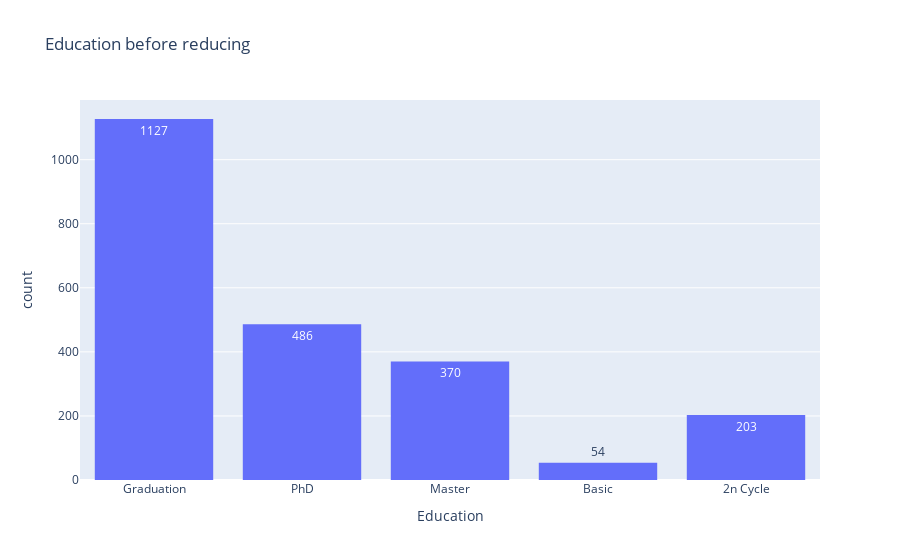

Here is the notebook cell this chart was saved with:
### Code cell
fig = px.histogram(
    data_frame=data,
    x=data["Education"],
    title="Education before reducing",
    text_auto=True,
)
fig.show()

### Figure 1 — Plotly figure (JSON) as saved in the notebook; plotly's stock layout.template omitted (floating-point values rounded to 4 significant figures; data arrays with more than 128 entries replaced by an {"elided": "..."} marker saying what was removed)
{"data": [{"alignmentgroup": "True", "bingroup": "x", "hovertemplate": "Education=%{x}<br>count=%{y}<extra></extra>", "legendgroup": "", "marker": {"color": "#636efa", "pattern": {"shape": ""}}, "name": "", "offsetgroup": "", "orientation": "v", "showlegend": false, "texttemplate": "%{value}", "type": "histogram", "x": {"elided": "2240 str values"}, "xaxis": "x", "yaxis": "y"}], "layout": {"barmode": "relative", "legend": {"tracegroupgap": 0}, "title": {"text": "Education before reducing"}, "xaxis": {"anchor": "y", "domain": [0, 1], "title": {"text": "Education"}}, "yaxis": {"anchor": "x", "domain": [0, 1], "title": {"text": "count"}}}}
